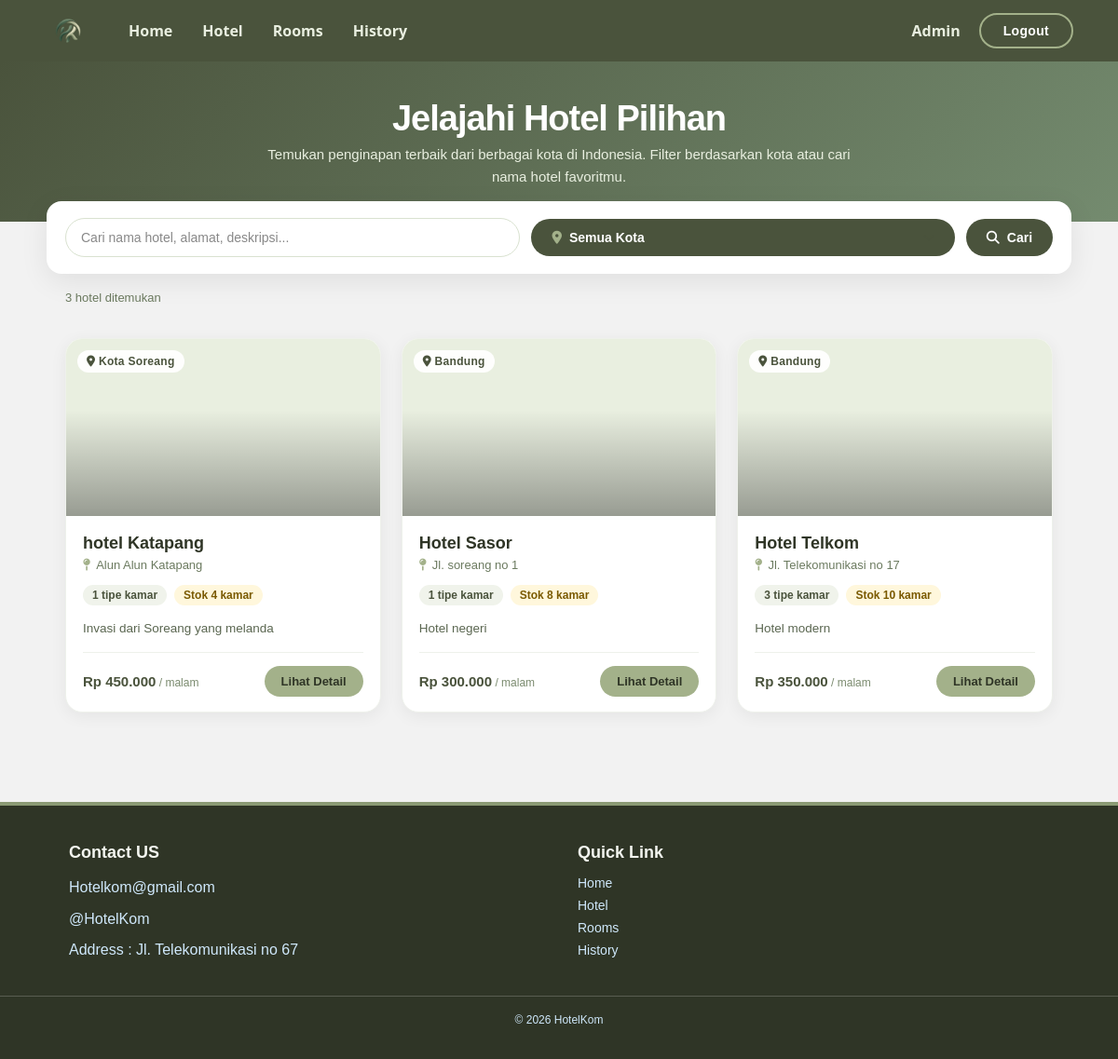
Screenshot of /hotels.php (signed in) with the database file from the repository.
### tables this page shows
CREATE TABLE `hotels` (
  `id_hotel` int(11) NOT NULL,
  `nama_hotel` varchar(100) NOT NULL,
  `alamat` text NOT NULL,
  `kota` varchar(50) NOT NULL,
  `deskripsi` text DEFAULT NULL
);

### hotels.php (the view, shortened to what this page needs)
<?php
require_once 'config/koneksi.php';
$q    = isset($_GET['q']) ? trim($_GET['q']) : '';
$params = [];
$types  = '';
$sql = "SELECT h.*,
               (SELECT COUNT(*) FROM rooms r WHERE r.id_hotel = h.id_hotel) AS jumlah_tipe,
               (SELECT COALESCE(SUM(r.stok_kamar),0) FROM rooms r WHERE r.id_hotel = h.id_hotel) AS total_stok,
               (SELECT MIN(r.harga_per_malam) FROM rooms r WHERE r.id_hotel = h.id_hotel) AS harga_termurah
        FROM hotels h";
$sql .= " ORDER BY h.id_hotel DESC";
$hotels = [];
if (!empty($params)) {
    $stmt = mysqli_prepare($koneksi, $sql);
    mysqli_stmt_bind_param($stmt, $types, ...$params);
    mysqli_stmt_execute($stmt);
    $res = mysqli_stmt_get_result($stmt);
    while ($row = mysqli_fetch_assoc($res)) $hotels[] = $row;
    mysqli_stmt_close($stmt);
} else {
    $res = $koneksi->query($sql);
    if ($res) while ($row = $res->fetch_assoc()) $hotels[] = $row;
}
function e($s){ return htmlspecialchars((string)$s, ENT_QUOTES, 'UTF-8'); }
function rupiah($n){ return 'Rp ' . number_format((float)$n, 0, ',', '.'); }
include 'includes/header.php';
include 'includes/navbar.php';
?>
<section class="hotels-hero">
    <h1>Jelajahi Hotel Pilihan</h1>
    <p>Temukan penginapan terbaik dari berbagai kota di Indonesia. Filter berdasarkan kota atau cari nama hotel favoritmu.</p>
</section>
<form method="GET" class="filter-bar">
    <input type="text" name="q" placeholder="Cari nama hotel, alamat, deskripsi..." value="<?php echo e($q); ?>">
    <div class="custom-dropdown" id="kotaCustom" style="display:none;">
        <button type="button" class="custom-dropdown-trigger" id="kotaTrigger" aria-haspopup="listbox" aria-expanded="false">
            <span class="trigger-left"><i class="fa-solid fa-location-dot"></i><span id="kotaTriggerText">Semua Kota</span></span>
            <i class="fa-solid fa-chevron-down custom-dropdown-arrow"></i>
        </button>
    </div>
    <button type="submit"><i class="fa-solid fa-magnifying-glass"></i> Cari</button>
</form>
<div class="info-bar">
    <?php echo count($hotels); ?> hotel ditemukan
</div>
<section class="hotels-section">
    <?php if (empty($hotels)): ?>
        <div class="empty-state">
            <h3>Tidak ada hotel ditemukan</h3>
            <p>Coba ubah kata kunci pencarian atau pilih kota lain. Jika kamu admin, tambahkan hotel di panel admin.</p>
            <br>
            <a href="hotels.php" class="hotel-foot a" style="background:#4A533C;color:#fff;padding:10px 20px;border-radius:999px;text-decoration:none;font-weight:600;">Lihat Semua Hotel</a>
        </div>
    <?php else: ?>
        <div class="hotels-grid">
            <?php foreach ($hotels as $h): ?>
                <div class="hotel-card">
                    <div class="hotel-img">
                        <span class="hotel-badge"><i class="fa-solid fa-location-dot"></i> <?php echo e($h['kota']); ?></span>
                    </div>
                    <div class="hotel-body">
                        <h3><?php echo e($h['nama_hotel']); ?></h3>
                        <div class="hotel-meta">
                            <i class="fa-solid fa-map-pin"></i>
                            <span><?php echo e(mb_strimwidth($h['alamat'],0,42,'...')); ?></span>
                        </div>
                        <div style="display:flex;gap:8px;flex-wrap:wrap;margin:6px 0;">
                            <span style="background:#f0f3eb;color:#4A533C;padding:4px 10px;border-radius:999px;font-size:12px;font-weight:600;">
                                <?php echo (int)$h['jumlah_tipe']; ?> tipe kamar
                            </span>
                            <span style="background:#fff7dc;color:#7a5a00;padding:4px 10px;border-radius:999px;font-size:12px;font-weight:600;">
                                Stok <?php echo (int)$h['total_stok']; ?> kamar
                            </span>
                        </div>
                        <p class="hotel-desc"><?php echo $h['deskripsi'] ? e($h['deskripsi']) : 'Belum ada deskripsi untuk hotel ini.'; ?></p>
                        <div class="hotel-foot">
                            <div class="hotel-price">
                                <?php if ($h['harga_termurah']): ?>
                                    <?php echo rupiah($h['harga_termurah']); ?><small> / malam</small>
                                <?php else: ?>
                                    <small style="color:#999;">Belum ada kamar</small>
                                <?php endif; ?>
                            </div>
                            <a href="hotel_detail.php?id=<?php echo (int)$h['id_hotel']; ?>">Lihat Detail</a>
                        </div>
                    </div>
                </div>
            <?php endforeach; ?>
        </div>
    <?php endif; ?>
</section>
<?php include 'includes/footer.php'; ?>

### assets/css/style.css (style rules this page uses)
:root { --first-color: hsl(82, 60%, 28%); --title-color: hsl(0, 0%, 15%); --text-color: hsl(0, 0%, 35%); --body-color: hsl(0, 0%, 95%); --container-color: hsl(0, 0%, 100%); --body-font: "Poppins", sans-serif; --h2-font-size: 1.25rem; --small-font-size: .813rem; }
body { margin: 0; }
h1 { font-size: 60px; line-height: 100%; font-weight: 800; letter-spacing: -1px; margin: 16px 0; background: linear-gradient(90deg, #4A533C 7%, #A3B18A 90%); background-clip: text; color: transparent; }
p { font-size: 16px; line-height: 160%; }
@media screen and (min-width: 1120px) { :root { --h2-font-size: 1.5rem; --small-font-size: .875rem; } }
* { box-sizing: border-box; padding: 0; margin: 0; }
body { font-family: var(--body-font); background-color: var(--body-color); color: var(--text-color); }
::placeholder { font-weight: 500; color: #888; }

### assets/css/custom-select.css (style rules this page uses)
.trigger-left { display: flex; align-items: center; gap: 8px; flex: 1; min-width: 0; overflow: hidden; }
.trigger-left i { color: #A3B18A; font-size: 14px; flex-shrink: 0; }
.trigger-left span { overflow: hidden; text-overflow: ellipsis; white-space: nowrap; }

### rows the page displays
hotels: kota "Kota Soreang", nama_hotel "hotel Katapang", alamat "Alun Alun Katapang", jumlah_tipe "1", total_stok "4", deskripsi "Invasi dari Soreang yang melanda", harga_termurah "Rp 450.000"
hotels: kota "Bandung", nama_hotel "Hotel Sasor", alamat "Jl. soreang no 1", jumlah_tipe "1", total_stok "8", deskripsi "Hotel negeri", harga_termurah "Rp 300.000"
hotels: kota "Bandung", nama_hotel "Hotel Telkom", alamat "Jl. Telekomunikasi no 17", jumlah_tipe "3", total_stok "10", deskripsi "Hotel modern", harga_termurah "Rp 350.000"

### other values shown
$_SESSION['nama'] "Admin"
count($hotels) "3"
